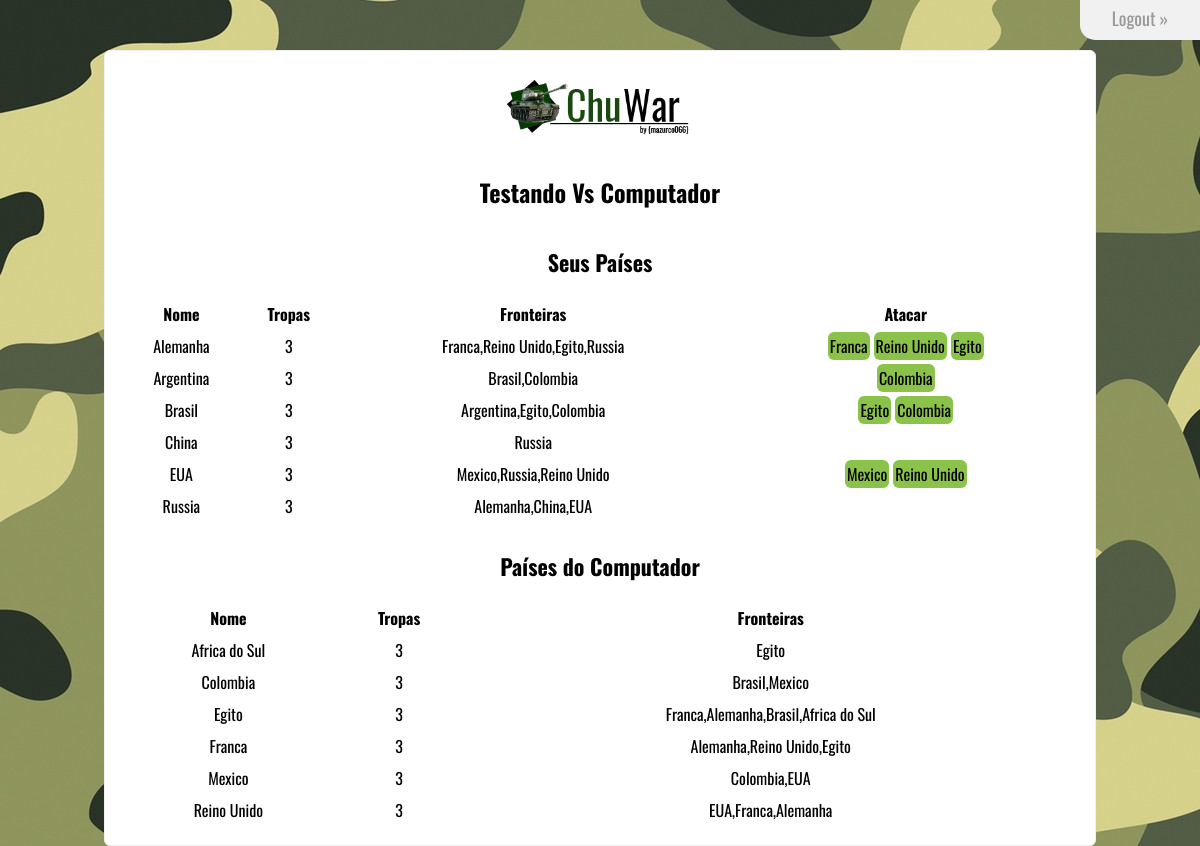
The page / (signed in) on the database its author committed.
### tables this page shows
CREATE TABLE `paises` (
  `ID` int(11) NOT NULL,
  `Nome` varchar(50) NOT NULL,
  `tropas` int(11) DEFAULT NULL,
  `fronteiras` varchar(90) DEFAULT NULL
);

### classes/bean/Jogo.class.php (called while the page is built, shortened)
<?php
class Jogo{
  private $usuario;
  private $computador;
  private $Vpaises = NULL;
  function __construct(Usuario $user){
    $this->usuario = $user;
    $this->computador = new Computador();
    $this->Vpaises = $this->recuperaPaises();
  }
  function setPaisesUsuario(){
    $this->usuario->setPaises($this->sortearPaises());
  }
  function setPaisesComputador(){
    $this->computador->setPaises($this->sortearPaises());
  }
  function getPaisesUsuario(){
    return $this->usuario->getPaises();
  }
  function getPaisesComputador(){
    return $this->computador->getPaises();
  }
  function recuperaPaises(){
    $conexao = new DB;
    $conexao=$conexao->getConnection();
    $rs = $conexao->prepare("SELECT * FROM paises");
    if ($rs->execute()){
      $paises = [];
      while($pais = $rs->fetch(PDO::FETCH_OBJ)){
        $objeto = new Pais();
        $objeto->setID($pais->ID);
        $objeto->setNome($pais->Nome);
        $objeto->setTropas($pais->tropas);
        $objeto->setFronteiras($pais->fronteiras);
        $paises[] = $objeto;
      }
      return $paises;
    }
    else{
      $flash="OPS!... ouve algum erro em nosso Sistema. Por Favor contate administrador!";
      echo $flash;
    }
  }
  function sortearPaises(){
    $selecao = array_rand($this->Vpaises, 6);
		$lista = [];
			foreach ($selecao as $key){
				$lista[] = $this->Vpaises[$key];
			}
    return $lista;
  }
}
 ?>

### classes/bean/Usuario.class.php (called while the page is built, shortened)
<?php
class Usuario{
  private $paises = NULL;
  public function setPaises($paises){
		$this->paises = $paises;
	}
	public function getPaises(){
		return $this->paises;
	}
}
?>

### classes/bean/Pais.class.php (called while the page is built, shortened)
<?php
class Pais{
	private $Nome;
	private $tropas;
	private $fronteiras;
	function setNome($nome){
		$this->Nome = $nome;
	}
	function getNome(){
		return $this->Nome;
	}
	function setTropas($Tropas){
		$this->tropas = $Tropas;
	}
	function getTropas(){
		return  $this->tropas;
	}
	function setFronteiras($fronteiras){
		$this->fronteiras = $fronteiras;
	}
	function getFronteiras(){
		return $this->fronteiras;
	}
}
?>

### classes/bean/Computador.class.php (called while the page is built)
<?php
class Computador{
  private $paises = NULL;
  public function setPaises($paises){
		$this->paises = $paises;
	}
	public function getPaises(){
		return $this->paises;
	}
}
?>

### includes/imprimeTabela.php (the view)
<p style="text-align: center; font: 400 22px Oswald;"><b>Seus Países</b></p>
<br>
<table width="100%" border="0">
        <tr>
            <th>Nome</th>
            <th>Tropas</th>
            <th>Fronteiras</th>
            <th>Atacar</th>
        </tr>
        <?php
          foreach ($Vusuario as $key => $value) {
        ?>
        <tr>
          <td style="text-align: center"><?php echo $value->getNome(); ?></td>
          <td style="text-align: center"><?php echo $value->getTropas(); ?></td>
          <td style="text-align: center"><?php echo $value->getFronteiras(); ?></td>
          <td style="text-align: center">
            <?php
              $front = $value->getFronteiras();
              $listaFronteiras = explode(",", $front);
              foreach ($listaFronteiras as $item => $valor){
                foreach ($Vcomputador as $pais => $p) {
                  $nomePais = $p->getNome();
                  if(strcmp($valor, $nomePais) == 0){
                    echo '<a id="ataque" href="!#">'.$nomePais.'</a>';
                  }
                }
              }
            ?>
          </td>
        </tr>
        <?php
          }
         ?>
</table>
<br>
<p style="text-align: center; font: 400 22px Oswald;"><b>Países do Computador</b></p>
<br>
<table width="100%" border="0">
        <tr>
            <th>Nome</th>
            <th>Tropas</th>
            <th>Fronteiras</th>
        </tr>
        <?php
          foreach ($Vcomputador as $key => $value) {
        ?>
        <tr>
          <td style="text-align: center"><?php echo $value->getNome(); ?></td>
          <td style="text-align: center"><?php echo $value->getTropas(); ?></td>
          <td style="text-align: center"><?php echo $value->getFronteiras(); ?></td>
        </tr>
        <?php
          }
         ?>
</table>

### css/estilo.css (style rules this page uses)
* { margin: 0; padding: 0; outline: none; list-style: none; }
a { text-decoration: none; }
body { font: 300 16px Oswald; background-image: url(../img/camo.jpeg); }
table { border-collapse: separate; border-spacing: 0 8px; margin-top: -8px; }
#ataque { padding: 2px; margin: 2px; background: #8bc34a; color: #000; width: 50px; height: 40px; border-radius: 6px; -webkit-border-radius: 6px; -moz-border-radius: 6px; }
.txt,.txt:focus,.sb,.sb:hover,#cadastro,#cadastro:hover,#ataque,#ataque:hover { transition: all 0.5s linear; -webkit-transition: all 0.5s linear; -moz-transition: all 0.5s linear; }

### rows shown on the page
paises: Nome "Alemanha", tropas "3", fronteiras "Franca,Reino Unido,Egito,Russia"
paises: Nome "Franca", tropas "3", fronteiras "Alemanha,Reino Unido,Egito"
paises: Nome "Reino Unido", tropas "3", fronteiras "EUA,Franca,Alemanha"
paises: Nome "Egito", tropas "3", fronteiras "Franca,Alemanha,Brasil,Africa do Sul"
paises: Nome "Argentina", tropas "3", fronteiras "Brasil,Colombia"
paises: Nome "Colombia", tropas "3", fronteiras "Brasil,Mexico"
paises: Nome "Brasil", tropas "3", fronteiras "Argentina,Egito,Colombia"
paises: Nome "China", tropas "3", fronteiras "Russia"
paises: Nome "EUA", tropas "3", fronteiras "Mexico,Russia,Reino Unido"
paises: Nome "Mexico", tropas "3", fronteiras "Colombia,EUA"
paises: Nome "Russia", tropas "3", fronteiras "Alemanha,China,EUA"
paises: Nome "Africa do Sul", tropas "3", fronteiras "Egito"

### other values the page prints
$usuario->getNome() "Testando"
